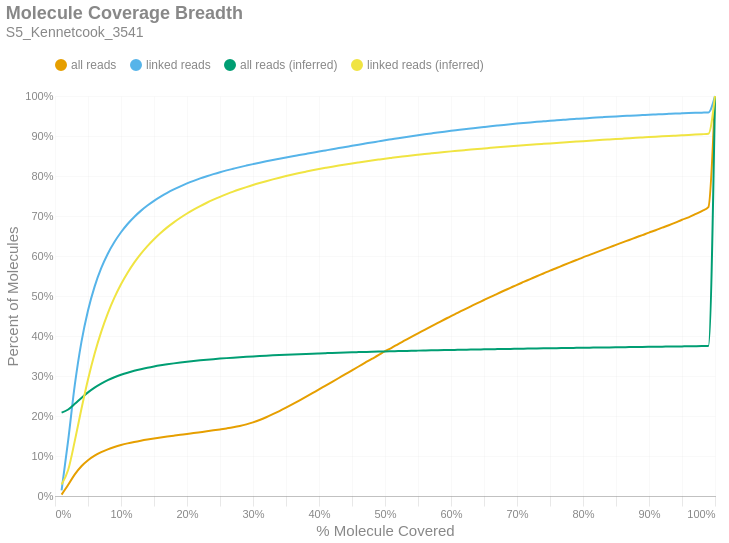

Notebook source saved alongside this figure:
### Markdown cell above
### Molecule Read Coverage
This chart shows molecule coverage breadth as computed by the number of bases aligned to that molecule. In other words, "*how much of each unique long molecule is actually sequenced/aligned?*" Keep in mind there is a distinction between sequences and alignments, since some sequences belonging to a particular molecule may not align well and wouldn't appear in the alignment data. This chart also shows molecule coverage breadth as computed by the *inferred fragment* from which the aligned sequences originate. Unlike read coverage, this calculation takes into account the total insert size, including unsequenced gaps between the forward and reverse reads. Like the previous figures, these are cumulative percents.

### Code cell
if SKIPLR:
    print_html(f"Skipped")
else:
    binned_df = consolidated_hist(valids['coverage_bp'], mask, 0.01, True)
    binned_df_inf = consolidated_hist(valids['coverage_inserts'], mask, 0.01, True)
    binned_df = binned_df.with_columns(pl.lit(binned_df_inf['all reads (cumsum)']).alias('all reads (inferred)'))
    binned_df = binned_df.with_columns(pl.lit(binned_df_inf['linked reads (cumsum)']).alias('linked reads (inferred)'))
    binned_df = binned_df.with_columns(
        (pl.col('bin').cast(pl.Float64) + 0.01).alias('right_edge')
    )

    with SafeRender(binned_df):
        (
            density_plot(binned_df, 'Molecule Coverage Breadth', samplename, 'molcov', ['all reads (inferred)','linked reads (inferred)'])
            .encode(
                #x=alt.X('bin:Q', title="% Molecule Covered").axis(format = '%').scale(padding=0),
                x=alt.X('right_edge:Q', title="% Molecule Covered").axis(format='%').scale(padding=0),
                y=alt.Y('value:Q', title='Percent of Molecules')
                    .axis(format='%')
                    .stack(False)
                    .scale(domainMin=0, padding=0),
                color=alt.Color("key:N").scale(domain = ["all reads", "linked reads", "all reads (inferred)", "linked reads (inferred)"]),
                tooltip = [
                    alt.Tooltip("key:N", title = "Data Type"),
                    alt.Tooltip("range_label:N", title="% Molecule Covered"),
                    alt.Tooltip("value:Q", format = ".2%", title="% Molecules")
                ]
            )
        ).display()

### Figure 1 — Vega-Lite specification as saved in the notebook (floating-point values rounded to 4 significant figures)
{"width": "container", "height": 400, "config": {"title": {"anchor": "start", "dy": -15, "fontSize": 18, "color": "#888888", "subtitleColor": "#888888", "subtitleFontSize": 14}, "arc": {"fill": "#0072B2"}, "axis": {"domainColor": "#888888", "domainWidth": 0.5, "gridWidth": 0.2, "grid": false, "titleFontWeight": 400, "titleFontSize": 15, "labelFontSize": 11, "labelColor": "#888888", "tickColor": "#888888", "tickWidth": 0.2, "titleColor": "#888888"}, "axisBand": {"grid": false}, "axisX": {"grid": true, "tickSize": 10, "domainCap": "round"}, "axisY": {"domain": false, "grid": true, "tickSize": 0, "domainCap": "round"}, "background": "transparent", "header": {"labelFontSize": 15, "labelColor": "#888888", "titleFontSize": 15, "titleFontWeight": 600, "titleColor": "#888888"}, "legend": {"labelFont": "sans-serif", "labelFontSize": 12, "labelColor": "#888888", "symbolSize": 100, "symbolType": "circle", "titleFontSize": 12, "titlePadding": 10, "titleColor": "#888888", "title": null, "orient": "top"}, "range": {"category": ["#E69F00", "#56B4E9", "#009E73", "#F0E442", "#0072B2", "#D55E00", "#CC79A7", "#000000"], "diverging": ["#cfe8f3", "#a2d4ec", "#73bfe2", "#46abdb", "#1696d2", "#12719e"]}, "area": {"fill": "#0072B2", "fillOpacity": 0.7, "line": true, "strokeOpacity": 0.7}, "line": {"color": "#0072B2", "stroke": "#0072B2", "strokeWidth": 2}, "trail": {"color": "#0072B2", "stroke": "#0072B2", "strokeWidth": 0, "size": 1}, "point": {"filled": true, "fillOpacity": 1.0, "size": 95}, "text": {"color": "#888888", "fontSize": 11, "align": "right", "fontWeight": 400, "size": 11}, "bar": {"fill": "#0072B2", "stroke": null}, "view": {"stroke": null, "continuousWidth": 660, "continuousHeight": 400}}, "data": {"name": "data-ac970b38b69943e55b86b4408d5cde06"}, "mark": {"type": "line", "interpolate": "monotone", "point": {"opacity": 0, "size": 275}}, "encoding": {"color": {"field": "key", "scale": {"domain": ["all reads", "linked reads", "all reads (inferred)", "linked reads (inferred)"]}, "type": "nominal"}, "tooltip": [{"field": "key", "title": "Data Type", "type": "nominal"}, {"field": "range_label", "title": "% Molecule Covered", "type": "nominal"}, {"field": "value", "format": ".2%", "title": "% Molecules", "type": "quantitative"}], "x": {"axis": {"format": "%"}, "field": "right_edge", "scale": {"padding": 0}, "title": "% Molecule Covered", "type": "quantitative"}, "y": {"axis": {"format": "%"}, "field": "value", "scale": {"domainMin": 0, "padding": 0}, "stack": false, "title": "Percent of Molecules", "type": "quantitative"}}, "params": [{"name": "param_c36ac31b6afebe62", "select": {"type": "point", "fields": ["key"]}, "bind": "legend"}], "title": {"text": "Molecule Coverage Breadth", "subtitle": "S5_Kennetcook_3541"}, "transform": [{"fold": ["all reads (cumsum)", "linked reads (cumsum)", "all reads (inferred)", "linked reads (inferred)"]}, {"calculate": "replace(datum.key, ' (cumsum)', '')", "as": "key"}, {"filter": {"param": "param_c36ac31b6afebe62"}}], "usermeta": {"embedOptions": {"downloadFileName": "S5_Kennetcook_3541.molcov"}}, "$schema": "https://vega.github.io/schema/vega-lite/v6.1.0.json", "datasets": {"data-ac970b38b69943e55b86b4408d5cde06": [{"bin": "0.0", "interval": "0.0-0.01", "all reads": 0.003537, "linked reads": 0.01398, "all reads (cumsum)": 0.003537, "linked reads (cumsum)": 0.01398, "range_label": "0.0-0.01", "all reads (inferred)": 0.2084, "linked reads (inferred)": 0.02886, "right_edge": 0.01}, {"bin": "0.01", "interval": "0.01-0.02", "all reads": 0.02457, "linked reads": 0.1255, "all reads (cumsum)": 0.02811, "linked reads (cumsum)": 0.1395, "range_label": "0.01-0.02", "all reads (inferred)": 0.2163, "linked reads (inferred)": 0.06544, "right_edge": 0.02}, {"bin": "0.02", "interval": "0.02-0.03", "all reads": 0.02611, "linked reads": 0.1381, "all reads (cumsum)": 0.05422, "linked reads (cumsum)": 0.2775, "range_label": "0.02-0.03", "all reads (inferred)": 0.2303, "linked reads (inferred)": 0.1378, "right_edge": 0.03}, {"bin": "0.03", "interval": "0.03-0.04", "all reads": 0.02026, "linked reads": 0.1072, "all reads (cumsum)": 0.07448, "linked reads (cumsum)": 0.3847, "range_label": "0.03-0.04", "all reads (inferred)": 0.2453, "linked reads (inferred)": 0.2174, "right_edge": 0.04}, {"bin": "0.04", "interval": "0.04-0.05", "all reads": 0.01497, "linked reads": 0.0791, "all reads (cumsum)": 0.08945, "linked reads (cumsum)": 0.4638, "range_label": "0.04-0.05", "all reads (inferred)": 0.2591, "linked reads (inferred)": 0.2914, "right_edge": 0.05}, {"bin": "0.05", "interval": "0.05-0.06", "all reads": 0.01138, "linked reads": 0.05962, "all reads (cumsum)": 0.1008, "linked reads (cumsum)": 0.5234, "range_label": "0.05-0.06", "all reads (inferred)": 0.2709, "linked reads (inferred)": 0.3557, "right_edge": 0.06}, {"bin": "0.06", "interval": "0.06-0.07", "all reads": 0.008844, "linked reads": 0.04605, "all reads (cumsum)": 0.1097, "linked reads (cumsum)": 0.5695, "range_label": "0.06-0.07", "all reads (inferred)": 0.281, "linked reads (inferred)": 0.4103, "right_edge": 0.07}, {"bin": "0.07", "interval": "0.07-0.08", "all reads": 0.007033, "linked reads": 0.03629, "all reads (cumsum)": 0.1167, "linked reads (cumsum)": 0.6058, "range_label": "0.07-0.08", "all reads (inferred)": 0.2895, "linked reads (inferred)": 0.4566, "right_edge": 0.08}, {"bin": "0.08", "interval": "0.08-0.09", "all reads": 0.005727, "linked reads": 0.02927, "all reads (cumsum)": 0.1224, "linked reads (cumsum)": 0.635, "range_label": "0.08-0.09", "all reads (inferred)": 0.2968, "linked reads (inferred)": 0.4958, "right_edge": 0.09}, {"bin": "0.09", "interval": "0.09-0.1", "all reads": 0.004864, "linked reads": 0.02438, "all reads (cumsum)": 0.1273, "linked reads (cumsum)": 0.6594, "range_label": "0.09-0.1", "all reads (inferred)": 0.303, "linked reads (inferred)": 0.5294, "right_edge": 0.1}, {"bin": "0.1", "interval": "0.1-0.11", "all reads": 0.004195, "linked reads": 0.02063, "all reads (cumsum)": 0.1315, "linked reads (cumsum)": 0.68, "range_label": "0.1-0.11", "all reads (inferred)": 0.3083, "linked reads (inferred)": 0.5582, "right_edge": 0.11}, {"bin": "0.11", "interval": "0.11-0.12", "all reads": 0.003637, "linked reads": 0.01756, "all reads (cumsum)": 0.1351, "linked reads (cumsum)": 0.6976, "range_label": "0.11-0.12", "all reads (inferred)": 0.3129, "linked reads (inferred)": 0.5835, "right_edge": 0.12}, {"bin": "0.12", "interval": "0.12-0.13", "all reads": 0.003211, "linked reads": 0.01523, "all reads (cumsum)": 0.1383, "linked reads (cumsum)": 0.7128, "range_label": "0.12-0.13", "all reads (inferred)": 0.317, "linked reads (inferred)": 0.6054, "right_edge": 0.13}, {"bin": "0.13", "interval": "0.13-0.14", "all reads": 0.002863, "linked reads": 0.01327, "all reads (cumsum)": 0.1412, "linked reads (cumsum)": 0.7261, "range_label": "0.13-0.14", "all reads (inferred)": 0.3206, "linked reads (inferred)": 0.6248, "right_edge": 0.14}, {"bin": "0.14", "interval": "0.14-0.15", "all reads": 0.002598, "linked reads": 0.01178, "all reads (cumsum)": 0.1438, "linked reads (cumsum)": 0.7379, "range_label": "0.14-0.15", "all reads (inferred)": 0.3238, "linked reads (inferred)": 0.6421, "right_edge": 0.15}, {"bin": "0.15", "interval": "0.15-0.16", "all reads": 0.002421, "linked reads": 0.01046, "all reads (cumsum)": 0.1462, "linked reads (cumsum)": 0.7483, "range_label": "0.15-0.16", "all reads (inferred)": 0.3267, "linked reads (inferred)": 0.6576, "right_edge": 0.16}, {"bin": "0.16", "interval": "0.16-0.17", "all reads": 0.002314, "linked reads": 0.009508, "all reads (cumsum)": 0.1485, "linked reads (cumsum)": 0.7578, "range_label": "0.16-0.17", "all reads (inferred)": 0.3292, "linked reads (inferred)": 0.6715, "right_edge": 0.17}, {"bin": "0.17", "interval": "0.17-0.18", "all reads": 0.002207, "linked reads": 0.008507, "all reads (cumsum)": 0.1507, "linked reads (cumsum)": 0.7663, "range_label": "0.17-0.18", "all reads (inferred)": 0.3316, "linked reads (inferred)": 0.6841, "right_edge": 0.18}, {"bin": "0.18", "interval": "0.18-0.19", "all reads": 0.00221, "linked reads": 0.00784, "all reads (cumsum)": 0.153, "linked reads (cumsum)": 0.7742, "range_label": "0.18-0.19", "all reads (inferred)": 0.3337, "linked reads (inferred)": 0.6956, "right_edge": 0.19}, {"bin": "0.19", "interval": "0.19-0.2", "all reads": 0.00222, "linked reads": 0.007185, "all reads (cumsum)": 0.1552, "linked reads (cumsum)": 0.7814, "range_label": "0.19-0.2", "all reads (inferred)": 0.3357, "linked reads (inferred)": 0.7062, "right_edge": 0.2}, {"bin": "0.2", "interval": "0.2-0.21", "all reads": 0.002185, "linked reads": 0.00654, "all reads (cumsum)": 0.1574, "linked reads (cumsum)": 0.7879, "range_label": "0.2-0.21", "all reads (inferred)": 0.3375, "linked reads (inferred)": 0.7159, "right_edge": 0.21}, {"bin": "0.21", "interval": "0.21-0.22", "all reads": 0.002208, "linked reads": 0.006036, "all reads (cumsum)": 0.1596, "linked reads (cumsum)": 0.7939, "range_label": "0.21-0.22", "all reads (inferred)": 0.3391, "linked reads (inferred)": 0.7248, "right_edge": 0.22}, {"bin": "0.22", "interval": "0.22-0.23", "all reads": 0.002212, "linked reads": 0.005507, "all reads (cumsum)": 0.1618, "linked reads (cumsum)": 0.7995, "range_label": "0.22-0.23", "all reads (inferred)": 0.3407, "linked reads (inferred)": 0.7331, "right_edge": 0.23}, {"bin": "0.23", "interval": "0.23-0.24", "all reads": 0.002305, "linked reads": 0.005237, "all reads (cumsum)": 0.1641, "linked reads (cumsum)": 0.8047, "range_label": "0.23-0.24", "all reads (inferred)": 0.3421, "linked reads (inferred)": 0.7408, "right_edge": 0.24}, {"bin": "0.24", "interval": "0.24-0.25", "all reads": 0.002396, "linked reads": 0.004871, "all reads (cumsum)": 0.1665, "linked reads (cumsum)": 0.8096, "range_label": "0.24-0.25", "all reads (inferred)": 0.3435, "linked reads (inferred)": 0.7479, "right_edge": 0.25}, {"bin": "0.25", "interval": "0.25-0.26", "all reads": 0.002475, "linked reads": 0.004435, "all reads (cumsum)": 0.169, "linked reads (cumsum)": 0.814, "range_label": "0.25-0.26", "all reads (inferred)": 0.3447, "linked reads (inferred)": 0.7546, "right_edge": 0.26}, {"bin": "0.26", "interval": "0.26-0.27", "all reads": 0.002718, "linked reads": 0.004155, "all reads (cumsum)": 0.1717, "linked reads (cumsum)": 0.8182, "range_label": "0.26-0.27", "all reads (inferred)": 0.3459, "linked reads (inferred)": 0.7609, "right_edge": 0.27}, {"bin": "0.27", "interval": "0.27-0.28", "all reads": 0.003258, "linked reads": 0.004082, "all reads (cumsum)": 0.1749, "linked reads (cumsum)": 0.8222, "range_label": "0.27-0.28", "all reads (inferred)": 0.347, "linked reads (inferred)": 0.7667, "right_edge": 0.28}, {"bin": "0.28", "interval": "0.28-0.29", "all reads": 0.004085, "linked reads": 0.003798, "all reads (cumsum)": 0.179, "linked reads (cumsum)": 0.826, "range_label": "0.28-0.29", "all reads (inferred)": 0.348, "linked reads (inferred)": 0.7723, "right_edge": 0.29}, {"bin": "0.29", "interval": "0.29-0.3", "all reads": 0.005109, "linked reads": 0.003665, "all reads (cumsum)": 0.1841, "linked reads (cumsum)": 0.8297, "range_label": "0.29-0.3", "all reads (inferred)": 0.349, "linked reads (inferred)": 0.7775, "right_edge": 0.3}, {"bin": "0.3", "interval": "0.3-0.31", "all reads": 0.006009, "linked reads": 0.00357, "all reads (cumsum)": 0.1901, "linked reads (cumsum)": 0.8333, "range_label": "0.3-0.31", "all reads (inferred)": 0.3499, "linked reads (inferred)": 0.7824, "right_edge": 0.31}, {"bin": "0.31", "interval": "0.31-0.32", "all reads": 0.00682, "linked reads": 0.003352, "all reads (cumsum)": 0.197, "linked reads (cumsum)": 0.8366, "range_label": "0.31-0.32", "all reads (inferred)": 0.3508, "linked reads (inferred)": 0.7871, "right_edge": 0.32}, {"bin": "0.32", "interval": "0.32-0.33", "all reads": 0.007502, "linked reads": 0.003281, "all reads (cumsum)": 0.2045, "linked reads (cumsum)": 0.8399, "range_label": "0.32-0.33", "all reads (inferred)": 0.3516, "linked reads (inferred)": 0.7915, "right_edge": 0.33}, {"bin": "0.33", "interval": "0.33-0.34", "all reads": 0.007926, "linked reads": 0.003172, "all reads (cumsum)": 0.2124, "linked reads (cumsum)": 0.8431, "range_label": "0.33-0.34", "all reads (inferred)": 0.3524, "linked reads (inferred)": 0.7958, "right_edge": 0.34}, {"bin": "0.34", "interval": "0.34-0.35", "all reads": 0.008363, "linked reads": 0.003211, "all reads (cumsum)": 0.2207, "linked reads (cumsum)": 0.8463, "range_label": "0.34-0.35", "all reads (inferred)": 0.3532, "linked reads (inferred)": 0.7998, "right_edge": 0.35}, {"bin": "0.35", "interval": "0.35-0.36", "all reads": 0.008692, "linked reads": 0.003049, "all reads (cumsum)": 0.2294, "linked reads (cumsum)": 0.8493, "range_label": "0.35-0.36", "all reads (inferred)": 0.3539, "linked reads (inferred)": 0.8037, "right_edge": 0.36}, {"bin": "0.36", "interval": "0.36-0.37", "all reads": 0.008969, "linked reads": 0.002926, "all reads (cumsum)": 0.2384, "linked reads (cumsum)": 0.8523, "range_label": "0.36-0.37", "all reads (inferred)": 0.3546, "linked reads (inferred)": 0.8073, "right_edge": 0.37}, {"bin": "0.37", "interval": "0.37-0.38", "all reads": 0.009159, "linked reads": 0.002933, "all reads (cumsum)": 0.2476, "linked reads (cumsum)": 0.8552, "range_label": "0.37-0.38", "all reads (inferred)": 0.3553, "linked reads (inferred)": 0.8108, "right_edge": 0.38}, {"bin": "0.38", "interval": "0.38-0.39", "all reads": 0.00936, "linked reads": 0.002941, "all reads (cumsum)": 0.2569, "linked reads (cumsum)": 0.8581, "range_label": "0.38-0.39", "all reads (inferred)": 0.3559, "linked reads (inferred)": 0.8142, "right_edge": 0.39}, {"bin": "0.39", "interval": "0.39-0.4", "all reads": 0.009603, "linked reads": 0.003006, "all reads (cumsum)": 0.2665, "linked reads (cumsum)": 0.8611, "range_label": "0.39-0.4", "all reads (inferred)": 0.3565, "linked reads (inferred)": 0.8173, "right_edge": 0.4}, {"bin": "0.4", "interval": "0.4-0.41", "all reads": 0.00934, "linked reads": 0.002865, "all reads (cumsum)": 0.2759, "linked reads (cumsum)": 0.864, "range_label": "0.4-0.41", "all reads (inferred)": 0.3571, "linked reads (inferred)": 0.8204, "right_edge": 0.41}, {"bin": "0.41", "interval": "0.41-0.42", "all reads": 0.009567, "linked reads": 0.002869, "all reads (cumsum)": 0.2854, "linked reads (cumsum)": 0.8669, "range_label": "0.41-0.42", "all reads (inferred)": 0.3577, "linked reads (inferred)": 0.8233, "right_edge": 0.42}, {"bin": "0.42", "interval": "0.42-0.43", "all reads": 0.009566, "linked reads": 0.002897, "all reads (cumsum)": 0.295, "linked reads (cumsum)": 0.8698, "range_label": "0.42-0.43", "all reads (inferred)": 0.3582, "linked reads (inferred)": 0.8262, "right_edge": 0.43}, {"bin": "0.43", "interval": "0.43-0.44", "all reads": 0.009566, "linked reads": 0.002847, "all reads (cumsum)": 0.3046, "linked reads (cumsum)": 0.8726, "range_label": "0.43-0.44", "all reads (inferred)": 0.3587, "linked reads (inferred)": 0.8289, "right_edge": 0.44}, {"bin": "0.44", "interval": "0.44-0.45", "all reads": 0.009651, "linked reads": 0.00288, "all reads (cumsum)": 0.3142, "linked reads (cumsum)": 0.8755, "range_label": "0.44-0.45", "all reads (inferred)": 0.3592, "linked reads (inferred)": 0.8315, "right_edge": 0.45}, {"bin": "0.45", "interval": "0.45-0.46", "all reads": 0.009547, "linked reads": 0.002832, "all reads (cumsum)": 0.3238, "linked reads (cumsum)": 0.8783, "range_label": "0.45-0.46", "all reads (inferred)": 0.3597, "linked reads (inferred)": 0.8339, "right_edge": 0.46}, {"bin": "0.46", "interval": "0.46-0.47", "all reads": 0.009474, "linked reads": 0.002748, "all reads (cumsum)": 0.3332, "linked reads (cumsum)": 0.8811, "range_label": "0.46-0.47", "all reads (inferred)": 0.3602, "linked reads (inferred)": 0.8363, "right_edge": 0.47}, {"bin": "0.47", "interval": "0.47-0.48", "all reads": 0.009547, "linked reads": 0.002755, "all reads (cumsum)": 0.3428, "linked reads (cumsum)": 0.8838, "range_label": "0.47-0.48", "all reads (inferred)": 0.3606, "linked reads (inferred)": 0.8387, "right_edge": 0.48}, {"bin": "0.48", "interval": "0.48-0.49", "all reads": 0.009141, "linked reads": 0.002737, "all reads (cumsum)": 0.3519, "linked reads (cumsum)": 0.8866, "range_label": "0.48-0.49", "all reads (inferred)": 0.3611, "linked reads (inferred)": 0.841, "right_edge": 0.49}, {"bin": "0.49", "interval": "0.49-0.5", "all reads": 0.009997, "linked reads": 0.002754, "all reads (cumsum)": 0.3619, "linked reads (cumsum)": 0.8893, "range_label": "0.49-0.5", "all reads (inferred)": 0.3615, "linked reads (inferred)": 0.8432, "right_edge": 0.5}, {"bin": "0.5", "interval": "0.5-0.51", "all reads": 0.008475, "linked reads": 0.002561, "all reads (cumsum)": 0.3704, "linked reads (cumsum)": 0.8919, "range_label": "0.5-0.51", "all reads (inferred)": 0.3619, "linked reads (inferred)": 0.8453, "right_edge": 0.51}, {"bin": "0.51", "interval": "0.51-0.52", "all reads": 0.009458, "linked reads": 0.002576, "all reads (cumsum)": 0.3799, "linked reads (cumsum)": 0.8945, "range_label": "0.51-0.52", "all reads (inferred)": 0.3623, "linked reads (inferred)": 0.8473, "right_edge": 0.52}, {"bin": "0.52", "interval": "0.52-0.53", "all reads": 0.009002, "linked reads": 0.002531, "all reads (cumsum)": 0.3889, "linked reads (cumsum)": 0.897, "range_label": "0.52-0.53", "all reads (inferred)": 0.3627, "linked reads (inferred)": 0.8492, "right_edge": 0.53}, {"bin": "0.53", "interval": "0.53-0.54", "all reads": 0.00906, "linked reads": 0.002478, "all reads (cumsum)": 0.3979, "linked reads (cumsum)": 0.8995, "range_label": "0.53-0.54", "all reads (inferred)": 0.3631, "linked reads (inferred)": 0.8512, "right_edge": 0.54}, {"bin": "0.54", "interval": "0.54-0.55", "all reads": 0.008739, "linked reads": 0.002413, "all reads (cumsum)": 0.4067, "linked reads (cumsum)": 0.9019, "range_label": "0.54-0.55", "all reads (inferred)": 0.3634, "linked reads (inferred)": 0.8531, "right_edge": 0.55}, {"bin": "0.55", "interval": "0.55-0.56", "all reads": 0.008895, "linked reads": 0.002316, "all reads (cumsum)": 0.4156, "linked reads (cumsum)": 0.9042, "range_label": "0.55-0.56", "all reads (inferred)": 0.3638, "linked reads (inferred)": 0.8549, "right_edge": 0.56}, {"bin": "0.56", "interval": "0.56-0.57", "all reads": 0.008687, "linked reads": 0.002239, "all reads (cumsum)": 0.4242, "linked reads (cumsum)": 0.9064, "range_label": "0.56-0.57", "all reads (inferred)": 0.3641, "linked reads (inferred)": 0.8566, "right_edge": 0.57}, {"bin": "0.57", "interval": "0.57-0.58", "all reads": 0.008486, "linked reads": 0.002245, "all reads (cumsum)": 0.4327, "linked reads (cumsum)": 0.9087, "range_label": "0.57-0.58", "all reads (inferred)": 0.3645, "linked reads (inferred)": 0.8583, "right_edge": 0.58}, {"bin": "0.58", "interval": "0.58-0.59", "all reads": 0.008496, "linked reads": 0.002142, "all reads (cumsum)": 0.4412, "linked reads (cumsum)": 0.9108, "range_label": "0.58-0.59", "all reads (inferred)": 0.3648, "linked reads (inferred)": 0.86, "right_edge": 0.59}, {"bin": "0.59", "interval": "0.59-0.6", "all reads": 0.008547, "linked reads": 0.002089, "all reads (cumsum)": 0.4498, "linked reads (cumsum)": 0.9129, "range_label": "0.59-0.6", "all reads (inferred)": 0.3651, "linked reads (inferred)": 0.8616, "right_edge": 0.6}, {"bin": "0.6", "interval": "0.6-0.61", "all reads": 0.008041, "linked reads": 0.002029, "all reads (cumsum)": 0.4578, "linked reads (cumsum)": 0.9149, "range_label": "0.6-0.61", "all reads (inferred)": 0.3655, "linked reads (inferred)": 0.8631, "right_edge": 0.61}, {"bin": "0.61", "interval": "0.61-0.62", "all reads": 0.008311, "linked reads": 0.002019, "all reads (cumsum)": 0.4661, "linked reads (cumsum)": 0.917, "range_label": "0.61-0.62", "all reads (inferred)": 0.3658, "linked reads (inferred)": 0.8646, "right_edge": 0.62}, {"bin": "0.62", "interval": "0.62-0.63", "all reads": 0.008021, "linked reads": 0.001874, "all reads (cumsum)": 0.4741, "linked reads (cumsum)": 0.9188, "range_label": "0.62-0.63", "all reads (inferred)": 0.3661, "linked reads (inferred)": 0.8661, "right_edge": 0.63}, {"bin": "0.63", "interval": "0.63-0.64", "all reads": 0.007995, "linked reads": 0.001884, "all reads (cumsum)": 0.4821, "linked reads (cumsum)": 0.9207, "range_label": "0.63-0.64", "all reads (inferred)": 0.3664, "linked reads (inferred)": 0.8676, "right_edge": 0.64}, {"bin": "0.64", "interval": "0.64-0.65", "all reads": 0.007832, "linked reads": 0.001839, "all reads (cumsum)": 0.49, "linked reads (cumsum)": 0.9226, "range_label": "0.64-0.65", "all reads (inferred)": 0.3667, "linked reads (inferred)": 0.869, "right_edge": 0.65}, {"bin": "0.65", "interval": "0.65-0.66", "all reads": 0.007987, "linked reads": 0.00181, "all reads (cumsum)": 0.498, "linked reads (cumsum)": 0.9244, "range_label": "0.65-0.66", "all reads (inferred)": 0.3669, "linked reads (inferred)": 0.8704, "right_edge": 0.66}, {"bin": "0.66", "interval": "0.66-0.67", "all reads": 0.007552, "linked reads": 0.001733, "all reads (cumsum)": 0.5055, "linked reads (cumsum)": 0.9261, "range_label": "0.66-0.67", "all reads (inferred)": 0.3672, "linked reads (inferred)": 0.8717, "right_edge": 0.67}, {"bin": "0.67", "interval": "0.67-0.68", "all reads": 0.007562, "linked reads": 0.001694, "all reads (cumsum)": 0.5131, "linked reads (cumsum)": 0.9278, "range_label": "0.67-0.68", "all reads (inferred)": 0.3675, "linked reads (inferred)": 0.8731, "right_edge": 0.68}, {"bin": "0.68", "interval": "0.68-0.69", "all reads": 0.007368, "linked reads": 0.001602, "all reads (cumsum)": 0.5204, "linked reads (cumsum)": 0.9294, "range_label": "0.68-0.69", "all reads (inferred)": 0.3678, "linked reads (inferred)": 0.8744, "right_edge": 0.69}, {"bin": "0.69", "interval": "0.69-0.7", "all reads": 0.007507, "linked reads": 0.001553, "all reads (cumsum)": 0.528, "linked reads (cumsum)": 0.931, "range_label": "0.69-0.7", "all reads (inferred)": 0.3681, "linked reads (inferred)": 0.8756, "right_edge": 0.7}, {"bin": "0.7", "interval": "0.7-0.71", "all reads": 0.007162, "linked reads": 0.001491, "all reads (cumsum)": 0.5351, "linked reads (cumsum)": 0.9324, "range_label": "0.7-0.71", "all reads (inferred)": 0.3683, "linked reads (inferred)": 0.8768, "right_edge": 0.71}, {"bin": "0.71", "interval": "0.71-0.72", "all reads": 0.007111, "linked reads": 0.00146, "all reads (cumsum)": 0.5422, "linked reads (cumsum)": 0.9339, "range_label": "0.71-0.72", "all reads (inferred)": 0.3686, "linked reads (inferred)": 0.8781, "right_edge": 0.72}, {"bin": "0.72", "interval": "0.72-0.73", "all reads": 0.007158, "linked reads": 0.001427, "all reads (cumsum)": 0.5494, "linked reads (cumsum)": 0.9353, "range_label": "0.72-0.73", "all reads (inferred)": 0.3688, "linked reads (inferred)": 0.8793, "right_edge": 0.73}, {"bin": "0.73", "interval": "0.73-0.74", "all reads": 0.00688, "linked reads": 0.001364, "all reads (cumsum)": 0.5563, "linked reads (cumsum)": 0.9367, "range_label": "0.73-0.74", "all reads (inferred)": 0.3691, "linked reads (inferred)": 0.8804, "right_edge": 0.74}, {"bin": "0.74", "interval": "0.74-0.75", "all reads": 0.007211, "linked reads": 0.001359, "all reads (cumsum)": 0.5635, "linked reads (cumsum)": 0.9381, "range_label": "0.74-0.75", "all reads (inferred)": 0.3693, "linked reads (inferred)": 0.8815, "right_edge": 0.75}, {"bin": "0.75", "interval": "0.75-0.76", "all reads": 0.006585, "linked reads": 0.001229, "all reads (cumsum)": 0.5701, "linked reads (cumsum)": 0.9393, "range_label": "0.75-0.76", "all reads (inferred)": 0.3696, "linked reads (inferred)": 0.8826, "right_edge": 0.76}, {"bin": "0.76", "interval": "0.76-0.77", "all reads": 0.006695, "linked reads": 0.001209, "all reads (cumsum)": 0.5768, "linked reads (cumsum)": 0.9405, "range_label": "0.76-0.77", "all reads (inferred)": 0.3698, "linked reads (inferred)": 0.8838, "right_edge": 0.77}, {"bin": "0.77", "interval": "0.77-0.78", "all reads": 0.006617, "linked reads": 0.001208, "all reads (cumsum)": 0.5834, "linked reads (cumsum)": 0.9417, "range_label": "0.77-0.78", "all reads (inferred)": 0.3701, "linked reads (inferred)": 0.8849, "right_edge": 0.78}, {"bin": "0.78", "interval": "0.78-0.79", "all reads": 0.006509, "linked reads": 0.001155, "all reads (cumsum)": 0.5899, "linked reads (cumsum)": 0.9429, "range_label": "0.78-0.79", "all reads (inferred)": 0.3703, "linked reads (inferred)": 0.886, "right_edge": 0.79}, {"bin": "0.79", "interval": "0.79-0.8", "all reads": 0.00679, "linked reads": 0.001153, "all reads (cumsum)": 0.5967, "linked reads (cumsum)": 0.944, "range_label": "0.79-0.8", "all reads (inferred)": 0.3706, "linked reads (inferred)": 0.8871, "right_edge": 0.8}, {"bin": "0.8", "interval": "0.8-0.81", "all reads": 0.006113, "linked reads": 0.001033, "all reads (cumsum)": 0.6028, "linked reads (cumsum)": 0.945, "range_label": "0.8-0.81", "all reads (inferred)": 0.3708, "linked reads (inferred)": 0.8881, "right_edge": 0.81}, {"bin": "0.81", "interval": "0.81-0.82", "all reads": 0.006333, "linked reads": 0.001061, "all reads (cumsum)": 0.6091, "linked reads (cumsum)": 0.9461, "range_label": "0.81-0.82", "all reads (inferred)": 0.3711, "linked reads (inferred)": 0.8893, "right_edge": 0.82}, {"bin": "0.82", "interval": "0.82-0.83", "all reads": 0.006358, "linked reads": 0.0009886, "all reads (cumsum)": 0.6155, "linked reads (cumsum)": 0.9471, "range_label": "0.82-0.83", "all reads (inferred)": 0.3713, "linked reads (inferred)": 0.8903, "right_edge": 0.83}, {"bin": "0.83", "interval": "0.83-0.84", "all reads": 0.006245, "linked reads": 0.000972, "all reads (cumsum)": 0.6217, "linked reads (cumsum)": 0.9481, "range_label": "0.83-0.84", "all reads (inferred)": 0.3715, "linked reads (inferred)": 0.8914, "right_edge": 0.84}, {"bin": "0.84", "interval": "0.84-0.85", "all reads": 0.006116, "linked reads": 0.0009269, "all reads (cumsum)": 0.6278, "linked reads (cumsum)": 0.949, "range_label": "0.84-0.85", "all reads (inferred)": 0.3718, "linked reads (inferred)": 0.8924, "right_edge": 0.85}, {"bin": "0.85", "interval": "0.85-0.86", "all reads": 0.006185, "linked reads": 0.0008762, "all reads (cumsum)": 0.634, "linked reads (cumsum)": 0.9499, "range_label": "0.85-0.86", "all reads (inferred)": 0.372, "linked reads (inferred)": 0.8934, "right_edge": 0.86}, {"bin": "0.86", "interval": "0.86-0.87", "all reads": 0.006103, "linked reads": 0.0008297, "all reads (cumsum)": 0.6401, "linked reads (cumsum)": 0.9507, "range_label": "0.86-0.87", "all reads (inferred)": 0.3722, "linked reads (inferred)": 0.8944, "right_edge": 0.87}, {"bin": "0.87", "interval": "0.87-0.88", "all reads": 0.006182, "linked reads": 0.0008315, "all reads (cumsum)": 0.6463, "linked reads (cumsum)": 0.9515, "range_label": "0.87-0.88", "all reads (inferred)": 0.3725, "linked reads (inferred)": 0.8954, "right_edge": 0.88}, {"bin": "0.88", "interval": "0.88-0.89", "all reads": 0.006036, "linked reads": 0.0008154, "all reads (cumsum)": 0.6523, "linked reads (cumsum)": 0.9523, "range_label": "0.88-0.89", "all reads (inferred)": 0.3727, "linked reads (inferred)": 0.8964, "right_edge": 0.89}, {"bin": "0.89", "interval": "0.89-0.9", "all reads": 0.006208, "linked reads": 0.0008177, "all reads (cumsum)": 0.6585, "linked reads (cumsum)": 0.9532, "range_label": "0.89-0.9", "all reads (inferred)": 0.3729, "linked reads (inferred)": 0.8973, "right_edge": 0.9}, {"bin": "0.9", "interval": "0.9-0.91", "all reads": 0.005859, "linked reads": 0.000722, "all reads (cumsum)": 0.6644, "linked reads (cumsum)": 0.9539, "range_label": "0.9-0.91", "all reads (inferred)": 0.3731, "linked reads (inferred)": 0.8983, "right_edge": 0.91}, {"bin": "0.91", "interval": "0.91-0.92", "all reads": 0.006476, "linked reads": 0.0007491, "all reads (cumsum)": 0.6709, "linked reads (cumsum)": 0.9546, "range_label": "0.91-0.92", "all reads (inferred)": 0.3734, "linked reads (inferred)": 0.8992, "right_edge": 0.92}, {"bin": "0.92", "interval": "0.92-0.93", "all reads": 0.00601, "linked reads": 0.0006948, "all reads (cumsum)": 0.6769, "linked reads (cumsum)": 0.9553, "range_label": "0.92-0.93", "all reads (inferred)": 0.3736, "linked reads (inferred)": 0.9, "right_edge": 0.93}, {"bin": "0.93", "interval": "0.93-0.94", "all reads": 0.006573, "linked reads": 0.0006856, "all reads (cumsum)": 0.6835, "linked reads (cumsum)": 0.956, "range_label": "0.93-0.94", "all reads (inferred)": 0.3738, "linked reads (inferred)": 0.9009, "right_edge": 0.94}, {"bin": "0.94", "interval": "0.94-0.95", "all reads": 0.007189, "linked reads": 0.0006363, "all reads (cumsum)": 0.6907, "linked reads (cumsum)": 0.9566, "range_label": "0.94-0.95", "all reads (inferred)": 0.374, "linked reads (inferred)": 0.9017, "right_edge": 0.95}, {"bin": "0.95", "interval": "0.95-0.96", "all reads": 0.005957, "linked reads": 0.0006257, "all reads (cumsum)": 0.6966, "linked reads (cumsum)": 0.9573, "range_label": "0.95-0.96", "all reads (inferred)": 0.3743, "linked reads (inferred)": 0.9026, "right_edge": 0.96}, {"bin": "0.96", "interval": "0.96-0.97", "all reads": 0.007833, "linked reads": 0.0005889, "all reads (cumsum)": 0.7044, "linked reads (cumsum)": 0.9579, "range_label": "0.96-0.97", "all reads (inferred)": 0.3745, "linked reads (inferred)": 0.9035, "right_edge": 0.97}, {"bin": "0.97", "interval": "0.97-0.98", "all reads": 0.008038, "linked reads": 0.0005406, "all reads (cumsum)": 0.7125, "linked reads (cumsum)": 0.9584, "range_label": "0.97-0.98", "all reads (inferred)": 0.3748, "linked reads (inferred)": 0.9044, "right_edge": 0.98}, {"bin": "0.98", "interval": "0.98-0.99", "all reads": 0.009804, "linked reads": 0.0005608, "all reads (cumsum)": 0.7223, "linked reads (cumsum)": 0.959, "range_label": "0.98-0.99", "all reads (inferred)": 0.3752, "linked reads (inferred)": 0.9055, "right_edge": 0.99}, {"bin": "0.99", "interval": "0.99-1.0", "all reads": 0.2777, "linked reads": 0.04104, "all reads (cumsum)": 1.0, "linked reads (cumsum)": 1.0, "range_label": "0.99-1.0", "all reads (inferred)": 1.0, "linked reads (inferred)": 1.0, "right_edge": 1.0}]}}
